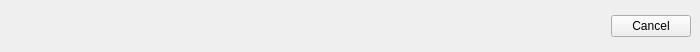
<?xml version="1.0" encoding="UTF-8"?>
<ui version="4.0">
 <class>TaskWindow</class>
 <widget class="QMainWindow" name="TaskWindow">
  <property name="geometry">
   <rect>
    <x>0</x>
    <y>0</y>
    <width>700</width>
    <height>52</height>
   </rect>
  </property>
  <property name="windowTitle">
   <string>MainWindow</string>
  </property>
  <property name="windowIcon">
   <iconset resource="../res/res.qrc">
    <normaloff>:/app.ico</normaloff>:/app.ico</iconset>
  </property>
  <property name="styleSheet">
   <string notr="true">QProgressBar {
    color: palette(text);
}</string>
  </property>
  <widget class="QWidget" name="centralwidget">
   <layout class="QVBoxLayout" name="verticalLayout">
    <item>
     <layout class="QVBoxLayout" name="progressHost"/>
    </item>
    <item>
     <widget class="QDialogButtonBox" name="buttonBox">
      <property name="standardButtons">
       <set>QDialogButtonBox::StandardButton::Cancel</set>
      </property>
     </widget>
    </item>
   </layout>
  </widget>
 </widget>
 <resources>
  <include location="../res/res.qrc"/>
 </resources>
 <connections/>
</ui>
